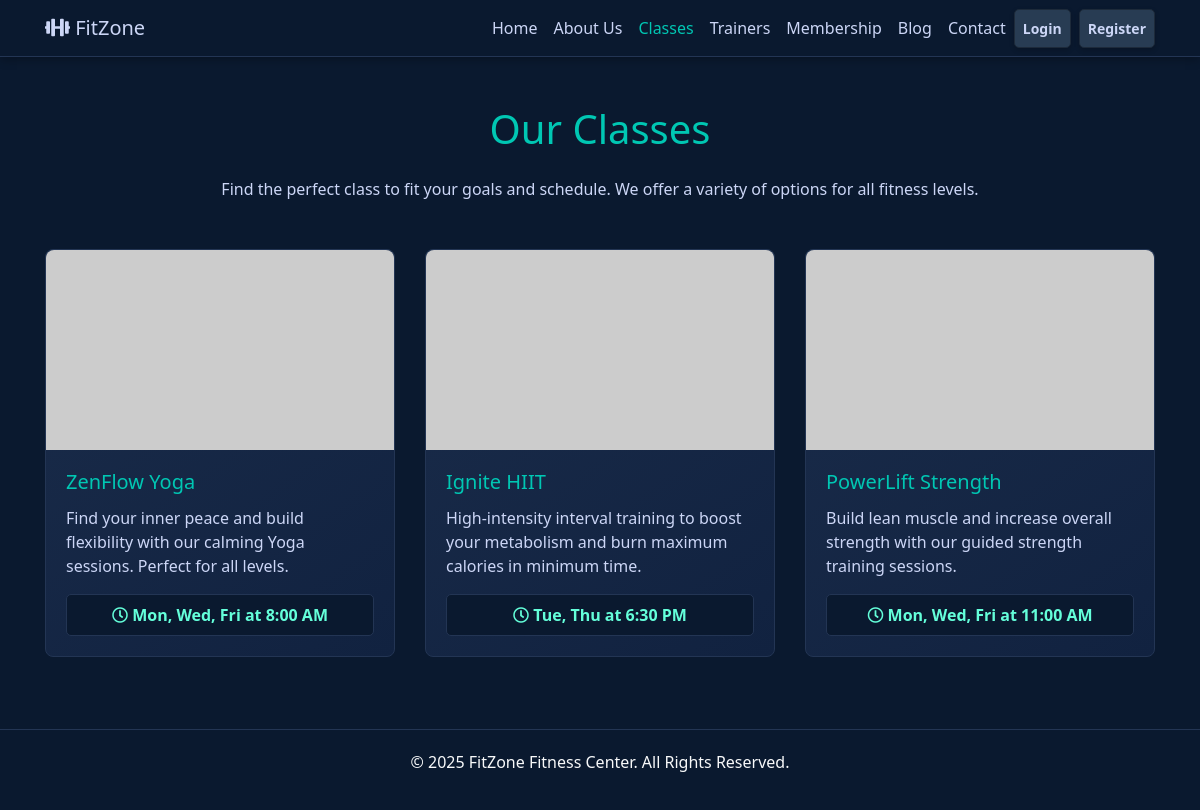
/classes.php, run on the app's committed database.
### tables this page shows
CREATE TABLE `classes` (
  `id` int(11) NOT NULL AUTO_INCREMENT,
  `name` varchar(100) NOT NULL,
  `description` text NOT NULL,
  `schedule` varchar(255) NOT NULL,
  `image_path` varchar(255) DEFAULT NULL,
  PRIMARY KEY (`id`)
);

### classes.php (the view)
<?php
include 'includes/db.php';
include 'includes/header.php';
$result = $conn->query("SELECT * FROM classes");
?>
<div class="container my-5">
    <h1 class="text-center mb-4" style="color: #00c7b3;">Our Classes</h1>
    <p class="text-center mb-5">Find the perfect class to fit your goals and schedule. We offer a variety of options for all fitness levels.</p>
    <div class="row">
        <?php if($result && $result->num_rows > 0): ?>
            <?php while($class = $result->fetch_assoc()): ?>
                <div class="col-md-6 col-lg-4 mb-4">
                    <div class="card h-100 class-card">
                        <?php
                        $image_path = (!empty($class['image_path']) && file_exists('assets/img/' . $class['image_path']))
                                      ? 'assets/img/' . $class['image_path']
                                      : 'https://placehold.co/600x400/112240/00c7b3?text=' . urlencode(htmlspecialchars($class['name']));
                        ?>
                        <img src="<?php echo $image_path; ?>" class="card-img-top" alt="<?php echo htmlspecialchars($class['name']); ?>">
                        <div class="card-body d-flex flex-column">
                            <h5 class="card-title"><?php echo htmlspecialchars($class['name']); ?></h5>
                            <p class="card-text flex-grow-1"><?php echo htmlspecialchars($class['description']); ?></p>
                            <div class="class-schedule mt-auto">
                                <i class="far fa-clock"></i> <?php echo htmlspecialchars($class['schedule']); ?>
                            </div>
                        </div>
                    </div>
                </div>
            <?php endwhile; ?>
        <?php else: ?>
            <div class="col"><p class="text-center">No classes are available at the moment. Please check back later.</p></div>
        <?php endif; ?>
    </div>
</div>
<?php include 'includes/footer.php'; ?>

### assets/css/style.css (style rules this page uses)
body { background-color: #0a192f; color: #ccd6f6; font-family: 'Segoe UI', Tahoma, Geneva, Verdana, sans-serif; }
.card { background: linear-gradient(145deg, #1a2c4a, #112240); border: 1px solid #233554; transition: transform .2s, box-shadow .2s; border-radius: 8px; }
.card-title { color: #00c7b3; }
.class-card .card-img-top { height: 200px; object-fit: cover; border-top-left-radius: 8px; border-top-right-radius: 8px; }
.class-schedule { background-color: #0a192f; color: #64ffda; padding: 0.5rem; border-radius: 5px; text-align: center; font-weight: bold; margin-top: 1rem; border: 1px solid #233554; }

### data on the page
classes: name "ZenFlow Yoga", description "Find your inner peace and build flexibility with our calming Yoga sessions. Perfect for all levels.", schedule "Mon, Wed, Fri at 8:00 AM"
classes: name "Ignite HIIT", description "High-intensity interval training to boost your metabolism and burn maximum calories in minimum time.", schedule "Tue, Thu at 6:30 PM"
classes: name "PowerLift Strength", description "Build lean muscle and increase overall strength with our guided strength training sessions.", schedule "Mon, Wed, Fri at 11:00 AM"
